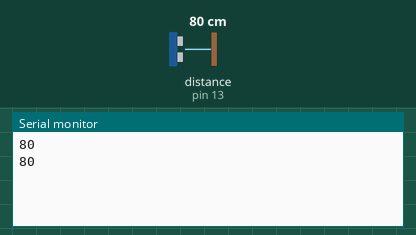
Bench run of a sketch on a simulated Arduino Uno, built with avr-gcc and run on an emulated ATmega328P. Parts: the last lines printed to the serial monitor. Inputs (shaded band) come from the test bench; at power-on: distance to the obstacle (sensor on pin 13) 80 cm.

Above: at 1.8 s.
1.9 s: distance to the obstacle (sensor on pin 13) set to 2 cm
At 2.7 s:
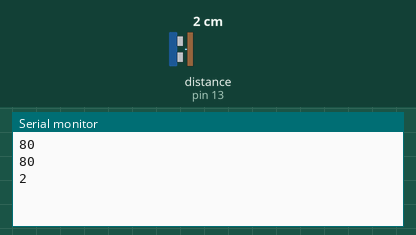
3.4 s: distance to the obstacle (sensor on pin 13) set to 4 cm
At 4.8 s:
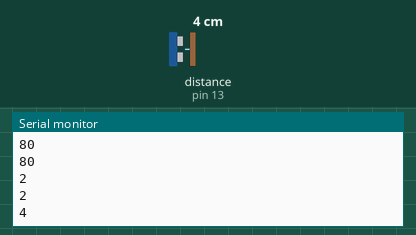
Timing chart, 0 to 6.4 s (numbered marks = the images above; inputs shaded):
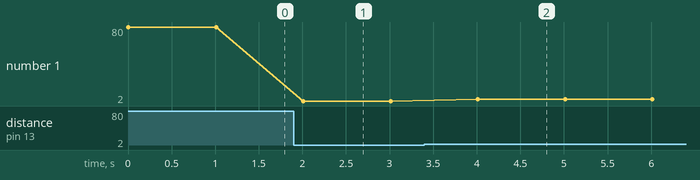

Measured:
- after the input at 1.9 s, the serial monitor: prints a new line after 0.11 s (image 1)
- after the input at 3.4 s, the serial monitor: prints a new line after 0.61 s (image 2)
- plotted number 1: 80 → 2 after the input at 1.9 s, 2 → 4 after the input at 3.4 s

The sketch:

Ultrasonic.ino
```cpp
#include <Ultrasonic.h>
Ultrasonic ultrasonic(13);

void setup() {
  Serial.begin(9600);

  }

void loop() {

  Serial.println(ultrasonic.distanceRead());
  delay(1000);
}
```
